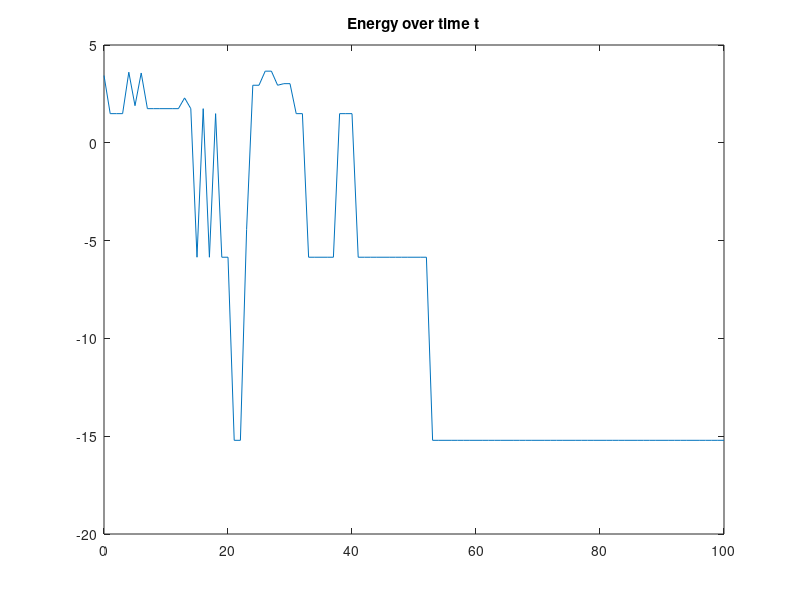
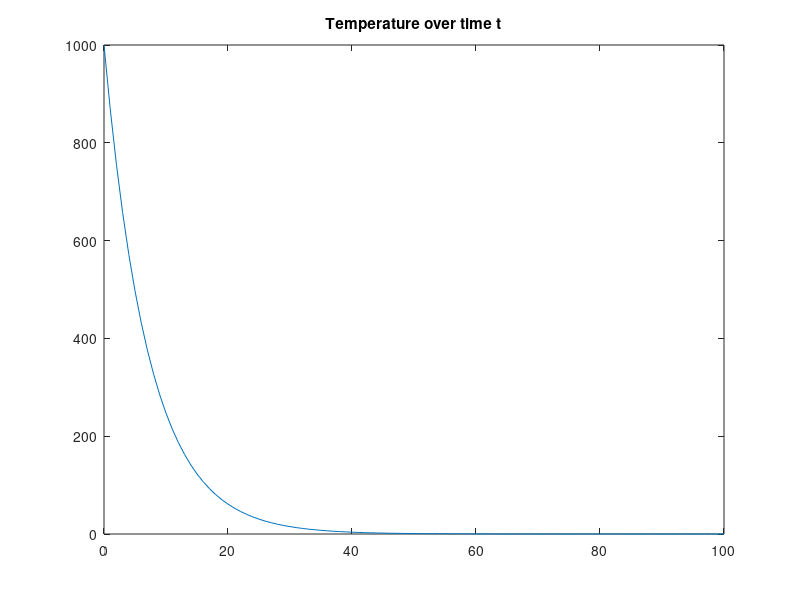

The MATLAB script that drew these images, in order: (Note: this script raises an error after producing the figures.)
%%%%%%%%%%
% MI2 - Exercise 9
%
% Task 1: Simulated Annealing
%
% Jens Krenzin - 
% Till Rohrmann - 343756

close all;
clear all;
clc;

N = 6;


energy = @(S,W) -1/2*S'*W*S;
prob = @(S,W,beta) 1/Z(N,W,beta,energy)*exp(-beta*energy(S,W));

beta0 = 0.001;
tau = 1.15;
tmax = 100;
S = randsrc(N,1);

beta = beta0;

W = rand(N);
W = W+W';
W = W + diag(-diag(W));

E = zeros(tmax+1,1);
T = zeros(tmax+1,1);

for t = 1:tmax+1
    T(t) = 1/beta;
    E(t) = energy(S,W);
    node = ceil(N*rand());

    Enode = -1/2*S(node)*(W(node,:)*S);
    Emnode = -Enode;

    deltaE = Emnode - Enode;

    flipProb = (1+exp(beta*deltaE))^-1;
    
    if(rand() <= flipProb)
        S(node) = -S(node);
    end
    
    beta = tau*beta;
end

figure();
plot(0:tmax,E);
title('Energy over time t');

figure();
plot(0:tmax,T);
title('Temperature over time t');

betas = [0.001,1];

Es= zeros(2^N,1);
P = zeros(2^N,length(betas));

state = -1*ones(N,1);

for i = 1:2^N
   Es(i) = energy(state,W);
   for j = 1:length(betas)
      P(i,j) = prob(state,W,betas(j)); 
   end
   for j=1:N
      if(state(j) == -1)
          state(j) = 1;
          break;
      else
          state(j) = -1;
      end
   end
end

figure();
bar(1:2^N,Es);
title('Energy of all states');

for i=1:length(betas)
   figure();
   bar(1:2^N,P(:,i));
   title(strcat(['Probability with beta=',num2str(betas(i))]));
end











